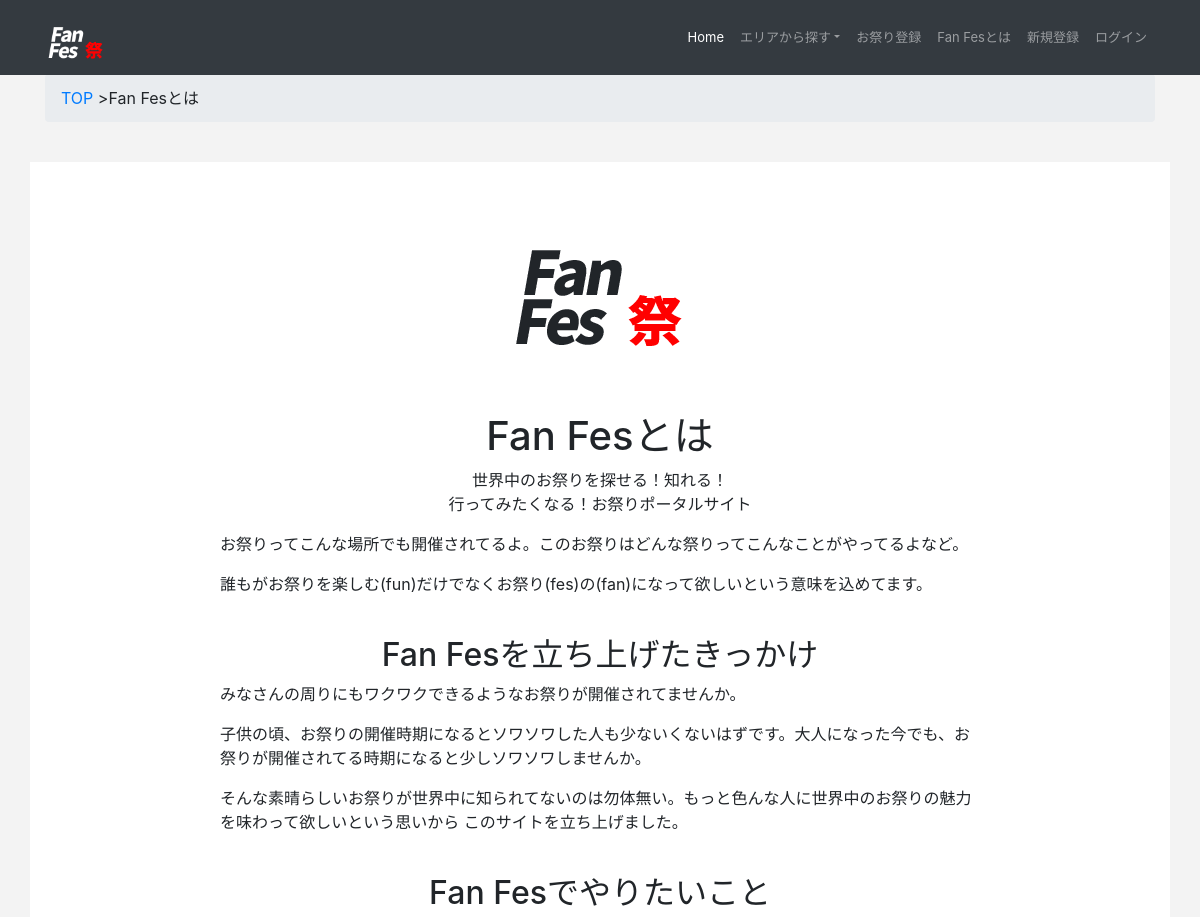
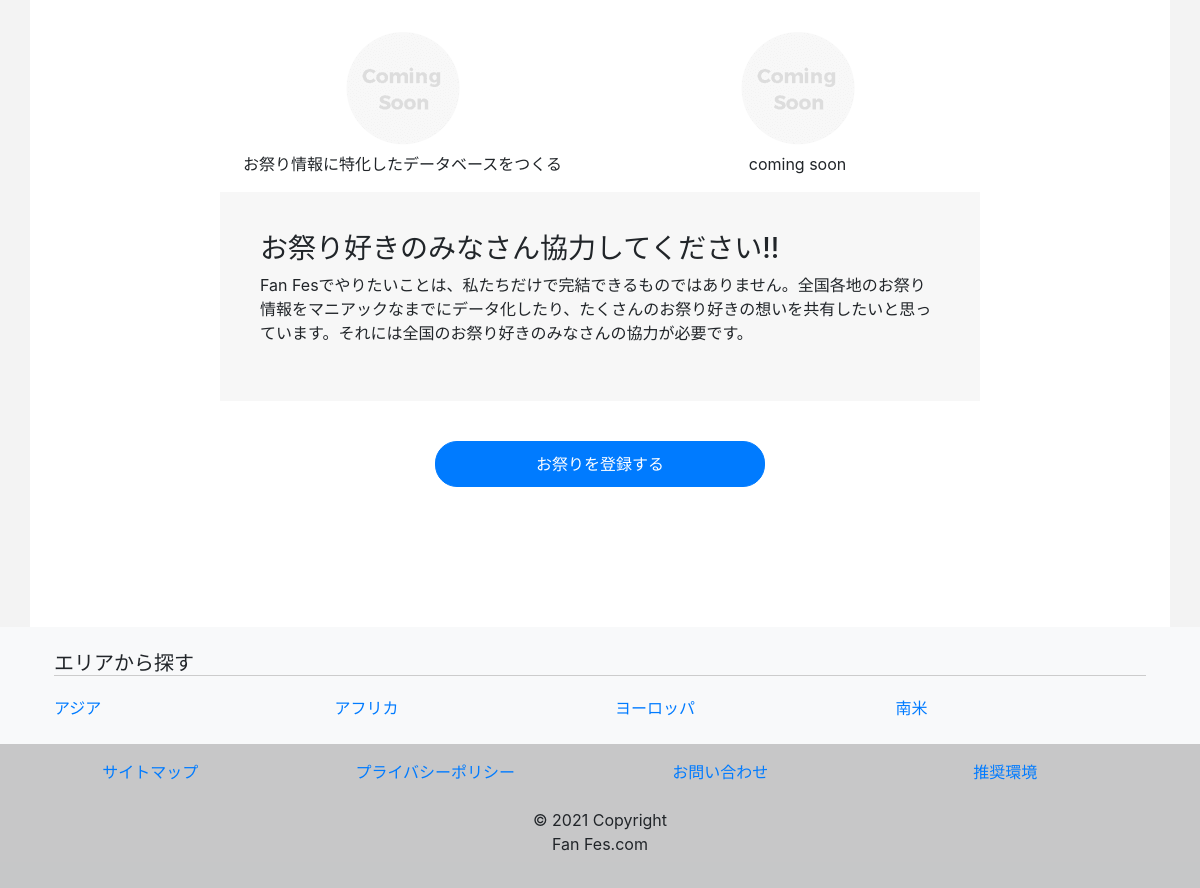
The page /about/ on the database its author committed (2 pictures, top to bottom).
### festival/models.py (models this page shows, shortened)
class Area(models.Model):
    area = models.CharField(
        'エリア',
        max_length=225,
        blank = False,
        unique = True,
    )
    url_code = models.CharField(
        'URL名',
        max_length = 50,
        blank = False,
        unique = True,
    )
    author = models.ForeignKey(
        'auth.User',
        on_delete=models.CASCADE,
    )

### festival/views.py (the view)
# urls.py: path('about/', views.AboutView.as_view(), name = 'about' ),
class AboutView(TemplateView):
    template_name = 'festival/about/index.html'

### festival/context_processors.py (called while the page is built)
def common(request):
    context = {
        'category_data'  : Area.objects.annotate(post_count=Count('festival')),
        'data' : Area.objects.all()
    }
    return context

### festival/templates/festival/about/index.html
{% extends 'festival/base.html' %}
{% load static %}
{% block head %}
            <link rel = 'stylesheet' href="{% static 'css/about.css' %}">
            <link rel = 'stylesheet' href="{% static 'css/top.css' %}">
  {% endblock %}
{% block content %}
<div class="container">
        <div class="breadcrumb">
                <li class = "icon">
                        <a href = '{% url "festival:home" %} '>TOP</a>
                </li>
                <li>
                        Fan Fesとは
                </li>
        </div>
    </div>
<div class="containar">
        <div class="block">
            <div class="container article">
                <div class="box-size">
                <div class="about">
                    <img src="{% static 'img/fan-fes-about.png' %}">
                </div>
                <div class ="section-header">
                    <h1 class="h1">Fan Fesとは</h1>
                    <p>世界中のお祭りを探せる！知れる！<br>
                    行ってみたくなる！お祭りポータルサイト</p>
                </div>
                <p>お祭りってこんな場所でも開催されてるよ。このお祭りはどんな祭りってこんなことがやってるよなど。</p>
                <p>誰もがお祭りを楽しむ(fun)だけでなくお祭り(fes)の(fan)になって欲しいという意味を込めてます。</p>
                <div class ="section-header">
                        <h2 class="h2">Fan Fesを<br class="pc-none">立ち上げたきっかけ</h2>
                    </div>
                <p>みなさんの周りにもワクワクできるようなお祭りが開催されてませんか。</p>
                <p>子供の頃、お祭りの開催時期になるとソワソワした人も少ないくないはずです。大人になった今でも、お祭りが開催されてる時期になると少しソワソワしませんか。</p>
                <p>そんな素晴らしいお祭りが世界中に知られてないのは勿体無い。もっと色んな人に世界中のお祭りの魅力を味わって欲しいという思いから
                    このサイトを立ち上げました。
                </p>
                <div class ="section-header">
                        <h2 class="h2">Fan Fesでやりたいこと<br class="pc-none"></h2>
                    </div>
                    <div class="row">
                        <div class="col-xl-6 col-lg-6 col-md-6 col-xs-12 row-eq-height">
                                <div class="next-about">
                                <img src="{% static 'img/challenge_2.png' %}">
                        <p>お祭り情報に特化したデータベースをつくる</p>
                                </div>
                        </div>
                        <div class="col-xl-6 col-lg-6 col-md-6 col-xs-12 row-eq-height">
                            <div class="next-about">
                                <img src="{% static 'img/challenge_2.png' %}">
                                <p>coming soon</p>
                            </div>
                            </div>
                    </div>
                    <div class="sub_box">
                        <h3 class="h3">お祭り好きのみなさん協力してください!!</h3>
                        <p>Fan Fesでやりたいことは、私たちだけで完結できるものではありません。全国各地のお祭り情報をマニアックなまでにデータ化したり、たくさんのお祭り好きの想いを共有したいと思っています。それには全国のお祭り好きのみなさんの協力が必要です。</p>
                    </div>
                    <div class="center-btn">
                            <a class="btn btn-primary" href='{% url "festival:create"%}' role="button">お祭りを登録する</a>
                        </div>
            </div>
    </div>
    </div>
</div>
{% endblock %}

### festival/templates/festival/base.html (shortened to what this page needs)
{% load static %}
<!DOCTYPE html>
<html lang="ja">
        <head>
              <link rel = 'stylesheet' href="{% static 'css/common.css' %}">
              <link rel = 'stylesheet' href = 'https://maxcdn.bootstrapcdn.com/bootstrap/4.0.0/css/bootstrap.min.css'>
              {% block head %}
              {% endblock %}
        </head>
<body>
<nav class="navbar navbar-expand-sm navbar-dark bg-dark fixed-top">
    <div class="container">
      <div class="logo">
    <a class="navbar-brand logo" href='{% url "festival:home" %}'><img src="{% static 'img/fan-fes.png' %}" class="navbar-brand logo" alt="fan-fesロゴ"></a>
  </div>
    <div class="collapse navbar-collapse justify-content-end" id="navbarSupportedContent">
      <ul class="navbar-nav">
        <li class="nav-item active">
          <a class="nav-link" href='{% url "festival:home" %}'>Home <span class="sr-only">(current)</span></a>
        </li>
        <li class="nav-item dropdown">
          <a class="nav-link dropdown-toggle">エリアから探す</a>
        </li>
        <li class="nav-item">
            <a class="nav-link" href='{% url "festival:create"%}'>お祭り登録</a>
          </li>
        <li class="nav-item">
          <a class="nav-link" href='{% url "festival:about" %}'>Fan Fesとは</a>
        </li>
        <li class="nav-item">
          <a class="nav-link" href='{%url  "accounts:signup"%}'>新規登録</a>
        </li>
        {% if user.is_authenticated %}
        <li class='nav-item'>
            <a href='{% url "logout" %}' class='logout nav-link'>ログアウト</a>
        </li>
    {% else %}
        <a href='{% url "login" %}' class='login nav-link'>ログイン</a>
    {% endif %}
      </ul>
    </div>
  </div>
  </nav>
                    {% block content %}
                    {% endblock %}
            <footer class="bg-light text-center text-lg-start">
              <div class="container p-4">
                <h5 class="text-left footer">エリアから探す</h5>
                <div class="row foot">
                  {% for category in category_data %}
                  <div class="col-lg-3 col-md-6 mb-4 mb-md-0 sp-side other">
                    <ul class="list-unstyled mb-0">
                      <li class="text-left">    <a href='{% url "festival:category" url_code=category.url_code %}' >{{ category.area }}</a></li>
                    </ul>
                  </div>
                  {% endfor %}
                </div>
              </div>
              <div class="text-center p-3" style="background-color: rgba(0, 0, 0, 0.2);">
                <div class="container">
                    <div class="row">
                  <div class="col-lg-3 col-md-6 mb-4 mb-md-0 sp-side">
                  <li class="list-unstyled contents">
                      <a href='{%url  "festival:sitemap"%}'>サイトマップ</a>
                  </li>
                  </div>
                  <div class="col-lg-3 col-md-6 mb-4 mb-md-0 sp-side">
                  <li class="list-unstyled contents">
                      <a href='{%url  "festival:policy"%}'>プライバシーポリシー</a>
                  </li>
                </div>
                <div class="col-lg-3 col-md-6 mb-4 mb-md-0 sp-side">
                  <li class="list-unstyled contents">
                      <a href='{%url  "festival:contact"%}'>お問い合わせ</a>
                  </li>
                </div>
                <div class="col-lg-3 col-md-6 mb-4 sp-side">
                  <li class="list-unstyled contents">
                      <a href='{%url  "festival:requirements"%}'>推奨環境</a>
                  </li>
                </div>
              </div>
              </div>
              <p>© 2021 Copyright<br>Fan Fes.com</p>
              </div>
            </footer>
          </body>
</html>

### festival/static/css/common.css (style rules this page uses)
.h1 { font-size: 40px; }
.h2 { font-size:32px; }
.h3 { font-size:24px; }
.section-header { text-align: center; }
.col-xl-6 { max-width:100% !important; margin : 0 auto; }
.row-eq-height { flex-wrap: wrap; margin-top:20px; }
.btn-primary { border-radius:22px !important; }
.list-unstyled.contents::after { content: ""; display:inline-block; margin: 0 20px; }
.icon::after { content: ">"; }
.footer { border-bottom:1px solid #ccc; margin-bottom: 20px; }
.btn.btn-primary { padding-left: 100px; padding-right: 100px; padding-top: 10px; padding-bottom: 10px; }
.navbar-expand-sm .navbar-nav .nav-link { font-size:13px !important; }
.logo { height: 59px; }

### festival/static/css/about.css (style rules this page uses)
.next-about { text-align: center; }
.about { text-align: center; }
body { background-color: #f3f3f3 !important; }
.container.article { padding-left: 30px; padding-right: 30px; background-color: #ffffff; }
.box-size { width: 760px; margin: auto; padding-top: 60px; padding-bottom: 100px; }
.sub_box { background-color: #f7f7f7f7; padding:40px; }

### festival/static/css/top.css (style rules this page uses)
.section-header { margin-top: 40px; }
.block { margin-top: 40px; }
.center-btn { text-align: center; margin-top: 40px; margin-bottom:40px; }
.logo { height: 59px; }

### festival/templates/festival/base.html (style rules this page uses)
body { padding-top: 74px }

### rows shown on the page
Area: area "アジア"
Area: area "アフリカ"
Area: area "ヨーロッパ"
Area: area "南米"
